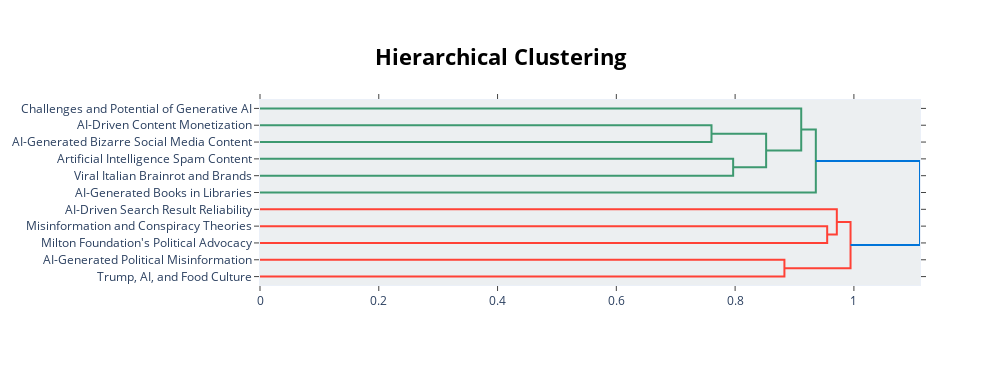

Notebook code cell kept with this figure:
### Code cell
topic_model.visualize_hierarchy(custom_labels=True)

### Figure 1 — Plotly figure (JSON) as saved in the notebook; plotly's stock layout.template omitted (floating-point values rounded to 4 significant figures)
{"data": [{"hoverinfo": "text", "marker": {"color": "rgb(61,153,112)"}, "mode": "lines", "type": "scatter", "x": [0.0, 0.7602, 0.7602, 0.0], "xaxis": "x", "y": [-15.0, -15.0, -25.0, -25.0], "yaxis": "y"}, {"hoverinfo": "text", "marker": {"color": "rgb(61,153,112)"}, "mode": "lines", "type": "scatter", "x": [0.0, 0.7967, 0.7967, 0.0], "xaxis": "x", "y": [-35.0, -35.0, -45.0, -45.0], "yaxis": "y"}, {"hoverinfo": "text", "marker": {"color": "rgb(61,153,112)"}, "mode": "lines", "type": "scatter", "x": [0.7602, 0.8522, 0.8522, 0.7967], "xaxis": "x", "y": [-20.0, -20.0, -40.0, -40.0], "yaxis": "y"}, {"hoverinfo": "text", "marker": {"color": "rgb(61,153,112)"}, "mode": "lines", "type": "scatter", "x": [0.0, 0.9113, 0.9113, 0.8522], "xaxis": "x", "y": [-5.0, -5.0, -30.0, -30.0], "yaxis": "y"}, {"hoverinfo": "text", "marker": {"color": "rgb(61,153,112)"}, "mode": "lines", "type": "scatter", "x": [0.9113, 0.9359, 0.9359, 0.0], "xaxis": "x", "y": [-17.5, -17.5, -55.0, -55.0], "yaxis": "y"}, {"hoverinfo": "text", "marker": {"color": "rgb(255,65,54)"}, "mode": "lines", "type": "scatter", "x": [0.0, 0.955, 0.955, 0.0], "xaxis": "x", "y": [-75.0, -75.0, -85.0, -85.0], "yaxis": "y"}, {"hoverinfo": "text", "marker": {"color": "rgb(255,65,54)"}, "mode": "lines", "type": "scatter", "x": [0.0, 0.9712, 0.9712, 0.955], "xaxis": "x", "y": [-65.0, -65.0, -80.0, -80.0], "yaxis": "y"}, {"hoverinfo": "text", "marker": {"color": "rgb(255,65,54)"}, "mode": "lines", "type": "scatter", "x": [0.0, 0.883, 0.883, 0.0], "xaxis": "x", "y": [-95.0, -95.0, -105.0, -105.0], "yaxis": "y"}, {"hoverinfo": "text", "marker": {"color": "rgb(255,65,54)"}, "mode": "lines", "type": "scatter", "x": [0.9712, 0.9943, 0.9943, 0.883], "xaxis": "x", "y": [-72.5, -72.5, -100.0, -100.0], "yaxis": "y"}, {"hoverinfo": "text", "marker": {"color": "rgb(0,116,217)"}, "mode": "lines", "type": "scatter", "x": [0.9359, 1.111, 1.111, 0.9943], "xaxis": "x", "y": [-36.25, -36.25, -86.25, -86.25], "yaxis": "y"}], "layout": {"autosize": false, "height": 365, "hoverlabel": {"bgcolor": "white", "font": {"family": "Rockwell", "size": 16}}, "hovermode": "closest", "plot_bgcolor": "#ECEFF1", "showlegend": false, "title": {"font": {"color": "Black", "size": 22}, "text": "<b>Hierarchical Clustering</b>", "x": 0.5, "xanchor": "center", "yanchor": "top"}, "width": 1000, "xaxis": {"mirror": "allticks", "rangemode": "tozero", "showgrid": false, "showline": true, "showticklabels": true, "ticks": "outside", "type": "linear", "zeroline": false}, "yaxis": {"mirror": "allticks", "range": [-110, 0], "rangemode": "tozero", "showgrid": false, "showline": true, "showticklabels": true, "tickmode": "array", "ticks": "outside", "ticktext": ["Challenges and Potential of Generative AI", "AI-Driven Content Monetization", "AI-Generated Bizarre Social Media Content", "Artificial Intelligence Spam Content", "Viral Italian Brainrot and Brands", "AI-Generated Books in Libraries", "AI-Driven Search Result Reliability", "Misinformation and Conspiracy Theories", "Milton Foundation's Political Advocacy", "AI-Generated Political Misinformation", "Trump, AI, and Food Culture"], "tickvals": [-5, -15, -25, -35, -45, -55, -65, -75, -85, -95, -105], "type": "linear", "zeroline": false}}}
